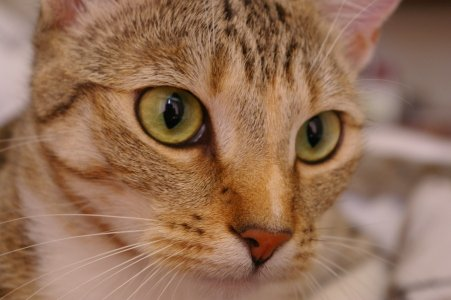
#> input picture data/stress_test/non_leaf/cat.jpg, 451 x 300 px
$ python -i classic.py   (imports and definitions only)
#> lines starting #> are read from the running program, lines starting #| are printed output that depends on the picture
#> further down, picture is the input picture: PIL image 451x300 RGB; mean R, G, B 147.7, 111.4, 86.8
"""The "2015 way": hand-crafted features + a classic ML model.

PARADIGM SHIFT IN ONE FILE
--------------------------
Traditional ML:  pixels -> [features a HUMAN designs] -> classifier
Deep learning:   pixels -> [features the NETWORK learns] -> classifier

Here a human decides that "colour distribution" and "edge texture" matter,
computes them by hand, and fits logistic regression. It works a little — and
it is exactly the ceiling deep learning broke through, because a CNN learns
thousands of better features (edges -> textures -> lesions -> leaf) from data.
"""
from __future__ import annotations

import numpy as np
from PIL import Image


def handcrafted_features(img: Image.Image, bins: int = 8, size: int = 128) -> np.ndarray:
    """HSV colour histogram (bins^3) + gradient-magnitude histogram (16)."""
#> called with bins = 8, size = 128
    img = img.convert("RGB").resize((size, size))
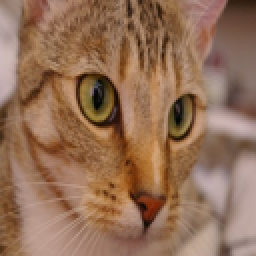
#> img: PIL image 128x128 RGB (shown 2 times larger); mean R, G, B 147.7, 111.4, 86.8
    hsv = np.asarray(img.convert("HSV"), dtype=np.float32) / 255.0
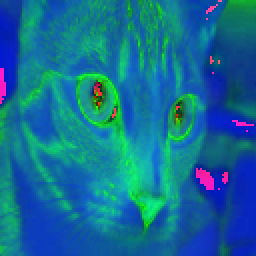
#> hsv: shape (128, 128, 3) float32 (shown 2 times larger); mean R, G, B 0.0722, 0.429, 0.579
    hist, _ = np.histogramdd(hsv.reshape(-1, 3), bins=(bins, bins, bins), range=((0, 1),) * 3)
    hist = hist.ravel() / hist.sum()
#> hist = 512 values, max 0.134 at index 28, min 0 at index 0, mean 0.00195
    gray = np.asarray(img.convert("L"), dtype=np.float32) / 255.0
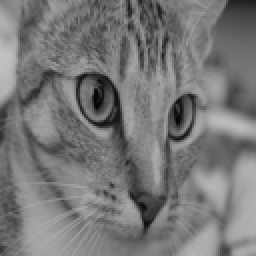
#> gray: shape (128, 128) float32 (shown 2 times larger); min 0.0118, max 0.757, mean 0.469
    gy, gx = np.gradient(gray)                      # finite-difference derivatives
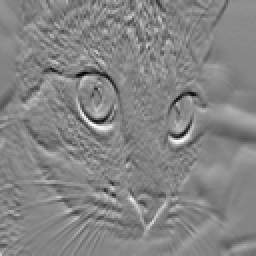
#> gy: shape (128, 128) float32 (shown 2 times larger); min -0.233, max 0.216, mean 0.000941; drawn with min black and max white
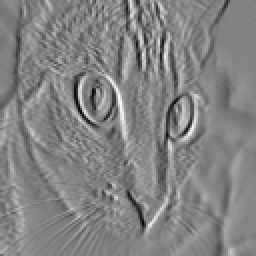
#> gx: shape (128, 128) float32 (shown 2 times larger); min -0.245, max 0.231, mean 0.000107; drawn with min black and max white
    mag = np.sqrt(gx**2 + gy**2)                    # |grad I| = edge strength
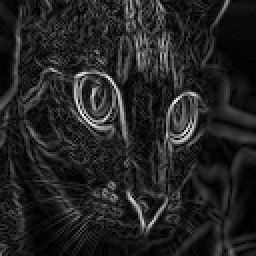
#> mag: shape (128, 128) float32 (shown 2 times larger); min 0, max 0.295, mean 0.0409; drawn with min black and max white
    ghist, _ = np.histogram(mag, bins=16, range=(0, 0.5))
#> ghist = [8163, 5202, 1780, 632, 278, 152, 105, 47, 24, 1, 0, 0, 0, 0, 0, 0]
    ghist = ghist / max(ghist.sum(), 1)
#> ghist = [0.498, 0.318, 0.109, 0.0386, 0.017, 0.00928, 0.00641, 0.00287, 0.00146, 6.1e-05, 0, 0, 0, 0, 0, 0]
    return np.concatenate([hist, ghist]).astype(np.float32)


def featurize_folder(ds, max_items: int | None = None) -> tuple[np.ndarray, np.ndarray]:
    """Turn an ImageFolder (transform=None) into a feature matrix X and labels y."""
    n = len(ds) if max_items is None else min(max_items, len(ds))
    X = np.stack([handcrafted_features(ds[i][0]) for i in range(n)])
    y = np.array([ds[i][1] for i in range(n)])
    return X, y

>>> from PIL import Image
>>> picture = Image.open('../../data/stress_test/non_leaf/cat.jpg')
>>> result = handcrafted_features(picture)
#> result = 528 values, max 0.498 at index 512, min 0 at index 0, mean 0.00379

$ run again, on data/stress_test/non_leaf/coffee_cup.jpg
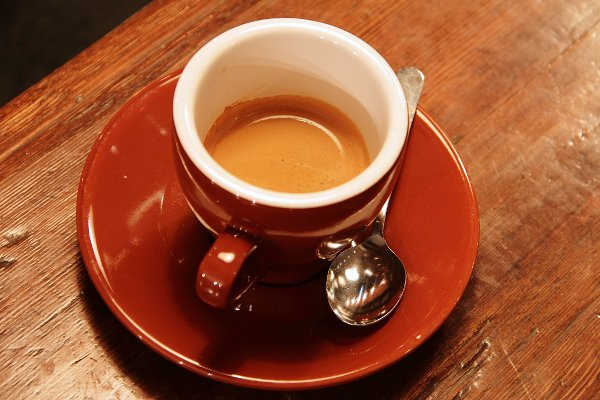
#> input picture data/stress_test/non_leaf/coffee_cup.jpg, 600 x 400 px
#> picture is the input picture: PIL image 600x400 RGB; mean R, G, B 158.5, 85.8, 51.6
#> in handcrafted_features, `hsv = np.asarray(img.convert("HSV"), dtype=np.float32) / 255.0`:
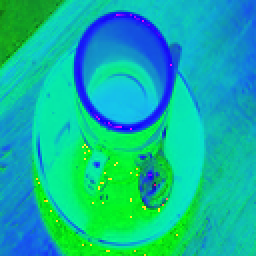
#> hsv: shape (128, 128, 3) float32 (shown 2 times larger); mean R, G, B 0.0544, 0.719, 0.621
#> hist = 512 values, max 0.0977 at index 45, min 0 at index 0, mean 0.00195
#> in handcrafted_features, `mag = np.sqrt(gx**2 + gy**2)`:
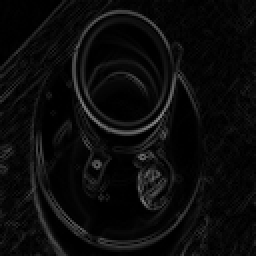
#> mag: shape (128, 128) float32 (shown 2 times larger); min 0, max 0.52, mean 0.0459
#> in handcrafted_features, `ghist, _ = np.histogram(mag, bins=16, range=(0, 0.5))`: ghist = [9562, 3400, 1297, 680, 455, 303, 192, 145, 118, 68, 63, 31, 24, 22, 11, 8]
#> in handcrafted_features, `ghist = ghist / max(ghist.sum(), 1)`: ghist = [0.584, 0.208, 0.0792, 0.0415, 0.0278, 0.0185, 0.0117, 0.00885, 0.0072, 0.00415, 0.00385, 0.00189, 0.00147, 0.00134, 0.000672, 0.000488]
#> result = 528 values, max 0.584 at index 512, min 0 at index 0, mean 0.00379
